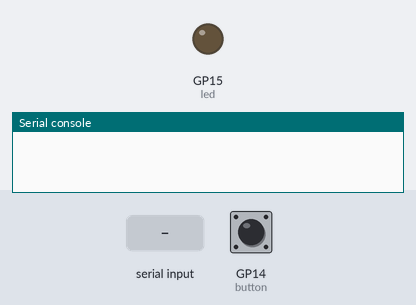
Simulated run of this program. Board: Raspberry Pi Pico running MicroPython. On the bench: output pins drawn as LEDs (lit = HIGH), the last lines printed to the serial console. Inputs (shaded band) come from the test bench; at power-on: GP14 (button) LOW.

Above: at 1.2 s.
1.3 s: "LED_ON" typed at the serial console, then Enter
At 2.3 s:
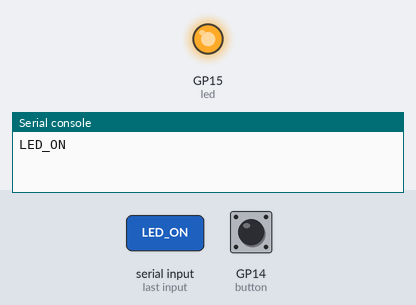
4.4 s: "LED_OFF" typed at the serial console, then Enter
At 4.8 s:
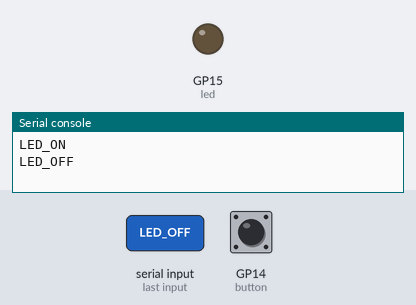
5.9 s: "LED_TOGGLE" typed at the serial console, then Enter
At 7.2 s:
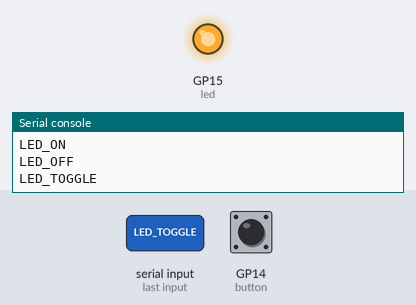
Timing chart, 0 to 8.4 s (numbered marks = the images above; inputs shaded):
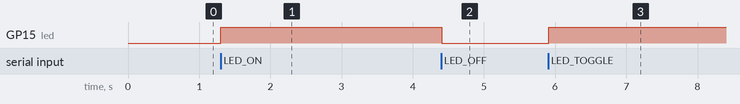

The program:

main.py
```python
"""
Runs on the Raspberry Pi Pico (MicroPython).
Save this file as main.py on the Pico itself (it auto-runs on boot).

Wiring:
  LED_PIN     -> long leg of LED -> LED -> resistor (~220-330 ohm) -> GND
  BUTTON_PIN  -> one leg of button -> other leg -> 3V3 (we use PULL_DOWN,
                 so the pin reads LOW when unpressed and HIGH when pressed)

Protocol over USB serial (one message per line):
  Pico -> host:  "BTN:PRESSED"   when the button is pressed
                 "BTN:RELEASED"  when the button is released
  host -> Pico:  "LED_ON"        turn the LED on
                 "LED_OFF"       turn the LED off
                 "LED_TOGGLE"    flip the LED state
"""
import sys
import select
import time
from machine import Pin

# ---- Configuration: change these to match your wiring ----
LED_PIN = 15
BUTTON_PIN = 14
DEBOUNCE_MS = 50

led = Pin(LED_PIN, Pin.OUT)
button = Pin(BUTTON_PIN, Pin.IN, Pin.PULL_DOWN)
led.value(0)

# Poll stdin (the USB serial connection) without blocking, so the loop
# can watch the button and read incoming commands at the same time.
poll = select.poll()
poll.register(sys.stdin, select.POLLIN)


def read_command():
    """Return a line sent from the host, or None if nothing is waiting."""
    if poll.poll(0):
        line = sys.stdin.readline()
        return line.strip()
    return None


last_state = button.value()
last_change = time.ticks_ms()

while True:
    # 1. Handle any command coming from the website (via the bridge)
    cmd = read_command()
    if cmd == "LED_ON":
        led.value(1)
    elif cmd == "LED_OFF":
        led.value(0)
    elif cmd == "LED_TOGGLE":
        led.toggle()

    # 2. Watch the physical button, debounced
    current_state = button.value()
    now = time.ticks_ms()
    if current_state != last_state and time.ticks_diff(now, last_change) > DEBOUNCE_MS:
        last_change = now
        last_state = current_state
        if current_state == 1:
            print("BTN:PRESSED")
        else:
            print("BTN:RELEASED")

    time.sleep_ms(10)
```

Measured:
- after the input at 1.3 s, GP15 (led): LOW → HIGH at once
- after the input at 4.4 s, GP15 (led): HIGH → LOW at once
- after the input at 5.9 s, GP15 (led): LOW → HIGH at once
